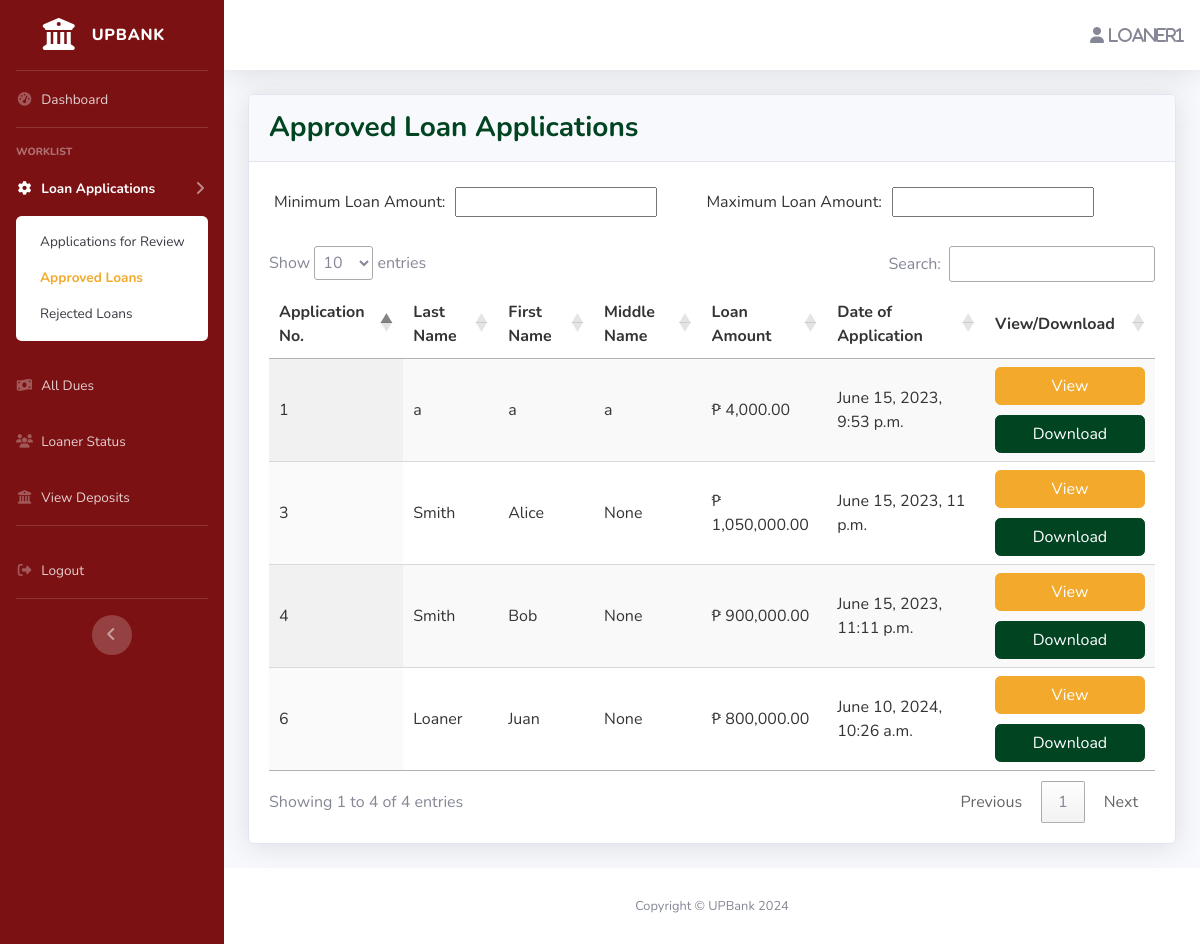
Screenshot of /bank-officer/approved (signed in) with the database file from the repository.
### loans_borrower/models.py (models this page shows, shortened)
class Loans(models.Model):
    STATUS = (
        ('For Review', 'For Review'),
        ('Approved', 'Approved'),
        ('Rejected', 'Rejected'),
    )
    CIV_STATUS = (
        ('Married', 'Married'),
        ('Separated', 'Separated'),
        ('Single', 'Single'),
        ('Widower', 'Widower'),
    )
    LEN_STAY = (
        ('Months', 'Months'),
        ('Years', 'Years'),
    )
    HOME_OWN = (
        ('Mortgage', 'Mortgage'),
        ('Rented', 'Rented'),
        ('Owned', 'Owned'),
        ('Used Free/Living with Parents/Relatives', 'Used Free/Living with Parents/Relatives'),
    )
    PHONE_TYPE = (
        ('Home', 'Home'),
        ('Mobile', 'Mobile'),
    )
    PRIME_INCOME = (
        ('Employment', 'Employment'),
        ('Business', 'Business'),
    )
    EMP_TYPE = (
        ('Local(Government)', 'Local(Government)'),
        ('Local(Private)', 'Local(Private)'),
        ('OFW Non-Immigrant(Government)', 'OFW Non-Immigrant(Government)'),
        ('OFW Non-Immigrant(Private)', 'OFW Non-Immigrant(Private)'),
    )
    LOAN_TAG = (
        ('Pending', 'Pending'),
        ('Delinquent', 'Delinquent'),
        ('In-Loan Default', 'In-Loan Default'),
        ('Completed', 'Completed'),
    )
    app_date = models.DateTimeField(null=True, blank=True)
    status = models.CharField(default='For Review',max_length=100, choices=STATUS, null=True)
    make = models.CharField(max_length=100, null=True, blank=False)
    model = models.CharField(max_length=100, null=True, blank=False)
    sell_price = models.DecimalField(max_digits=50, decimal_places=2, null=True, blank=False)
    dp_percent = models.PositiveIntegerField(null=True, blank=False)
    dp_amt = models.DecimalField(max_digits=50, decimal_places=2, null=True, blank=False)
    loan_amt = models.DecimalField(max_digits=50, decimal_places=2, null=True, blank=False)
    no_of_payments = models.IntegerField(null=True, blank=False)
    loan_bal = models.DecimalField(default=0,max_digits=50, decimal_places=2, null=True, blank=True)
    user = models.ForeignKey(User, on_delete=models.CASCADE, null=True, blank=True)
    first_name = models.CharField(max_length=100, null=True, blank=False)
    middle_name = models.CharField(max_length=100, null=True, blank=True)
    last_name = models.CharField(max_length=100, null=True, blank=False)
    birthdate = models.DateField(null=True, blank=False)
    civ_status = models.CharField(max_length=100, choices=CIV_STATUS, null=True, blank=False)
    unit_no = models.CharField(max_length=100, null=True, blank=False)
    condo_name = models.CharField(max_length=100, null=True, blank=True)
    street = models.CharField(max_length=100, null=True, blank=False)
    subdiv_brgy = models.CharField(max_length=100, null=True, blank=False)
    city = models.CharField(max_length=100, null=True, blank=False)
    municip_prov = models.CharField(max_length=100, null=True, blank=False)
    country = models.CharField(max_length=100, null=True, blank=False)
    len_stay = models.CharField(max_length=100, choices=LEN_STAY, null=True, blank=False)
    len_stay_num = models.IntegerField(null=True, blank=False)
    home_own = models.CharField(max_length=100, choices=HOME_OWN, null=True, blank=False)
    phone_type = models.CharField(max_length=100, choices=PHONE_TYPE, null=True, blank=False)
    home_num = models.CharField(max_length=100, null=True, blank=True)
    mobile_num = PhoneNumberField(max_length=100, null=True, blank=True)
    email_add = models.CharField(max_length=100, null=True, blank=False)
    prime_income = models.CharField(max_length=100, choices=PRIME_INCOME, null=True, blank=False)
    emp_type = models.CharField(max_length=100, choices=EMP_TYPE, null=True, blank=True)
    emp_name = models.CharField(max_length=100, null=True, blank=True)
    job_pos = models.CharField(max_length=100, null=True, blank=True)
    emp_tenure = models.CharField(max_length=100, choices=LEN_STAY, null=True, blank=True)
    emp_tenure_num = models.IntegerField(null=True, blank=True)
    emp_monthly_income = models.DecimalField(max_digits=50, decimal_places=2, null=True, blank=True)
    emp_work_no = models.CharField(max_length=100, null=True, blank=True)
    bsns_type = models.CharField(default="Self-Employed", max_length=100, null=True, blank=True)
    bsns_name = models.CharField(max_length=100, null=True, blank=True)
    bsns_tenure = models.CharField(max_length=100, choices=LEN_STAY, null=True, blank=True)
    bsns_tenure_num = models.IntegerField(null=True, blank=True)
    bsns_monthly_income = models.DecimalField(max_digits=50, decimal_places=2, null=True, blank=True)
    bsns_work_no = models.CharField(max_length=100, null=True, blank=True)
    bsns_unit_no = models.CharField(max_length=100, null=True, blank=True)
    bsns_condo_name = models.CharField(max_length=100, null=True, blank=True)
    bsns_street = models.CharField(max_length=100, null=True, blank=True)
    bsns_subdiv_brgy = models.CharField(max_length=100, null=True, blank=True)
    bsns_city = models.CharField(max_length=100, null=True, blank=True)
    bsns_municip_prov = models.CharField(max_length=100, null=True, blank=True)
    bsns_country = models.CharField(max_length=100, null=True, blank=True)
    loan_docs = models.FileField(upload_to='loan_docs/', null=True, blank=True)
    loan_tag = models.CharField(default='Pending', max_length=100, choices=LOAN_TAG, null=True, blank=True)

### bank_officer/views.py (the view)
# urls.py: path('approved', views.approved, name="approved"),
def approved (request):
    loans = Loans.objects.filter(status='Approved')
    data = {
        'loans' : loans,
    }
    return render(request, 'bank_officer/approved.html', data)

### bank_officer/templates/bank_officer/approved.html (shortened to what this page needs)
{% extends 'bank_officer/navbar.html' %}
{% load static %}
{% block content %}
{% load humanize %}
    <div class="card shadow mb-4">
        <div class="card-header py-3">
            <h3 class="m-0 font-weight-bold" style="color:#014421">Approved Loan Applications</h3>
        </div>
        <div class="card-body">
            <div class="table-responsive">
                <table border="0" cellspacing="5" cellpadding="5">
                <tbody><tr>
                    <td style="color: #343434">Minimum Loan Amount:</td>
                    <td ><input type="text" id="min" name="min" style="color: #343434"></td>
                    <td>&nbsp;&nbsp;&nbsp;&nbsp;&nbsp;&nbsp;&nbsp;</td>
                    <td style="color: #343434">Maximum Loan Amount:</td>
                    <td><input type="text" id="max" name="max" style="color: #343434"></td>
                </tr>
                </tbody></table> <br>
                <table id="example" class="display" style="width:100%">
                    <thead>
                        <tr>
                            <th>Application No.</th>
                            <th>Last Name</th>
                            <th>First Name</th>
                            <th>Middle Name</th>
                            <th>Loan Amount</th>
                            <th>Date of Application</th>
                            <th>View/Download</th>
                        </tr>
                    </thead>
                    <tbody>
                        {% for loan in loans %}
                            <tr onclick="window.location='{% url 'loan-app' loan.id %}'">
                                <td>{{loan.id}}</a></td>
                                <td>{{loan.last_name}}</td>
                                <td>{{loan.first_name}}</td>
                                <td>{{loan.middle_name}}</td>
                                <td>₱ {{loan.loan_amt|intcomma}}</td>
                                <td>{{loan.app_date}}</td>
                                <td>
                                    <div>
                                        <button id="submit_button" type="submit" class="btn btn-primary login-button button-width" style="background-color: #F3AA2C !important; border-color: #F3AA2C !important;">
                                        <a href="{% url 'loan-app' loan.id %}" style="color:white;">View</a></button>
                                    </div>
                                    <div style="padding-top: 10px;">
                                        <button id="submit_button" type="submit" class="btn btn-primary login-button button-width" style="background-color: #014421 !important; border-color: #014421 !important;">
                                        <a href="{% url 'generate-pdf' loan.id %}" style="color:white">Download</a></button>
                                    </div>
                                </td>
                            </tr>
                        {% endfor %}
                    </tbody>
                </table>
            </div>
        </div>
    </div>
{% endblock content %}

### bank_officer/templates/bank_officer/navbar.html (shortened to what this page needs)
{% load static %}
<!DOCTYPE html>
<html lang="en">
<head>
    <link rel="stylesheet" href="https://use.fontawesome.com/releases/v6.4.0/css/all.css">
    <link href="{% static 'vendor/fontawesome-free/css/all.min.css' %}" rel="stylesheet" type="text/css">
    <link href="{% static 'css/sb-admin-2.min.css' %}" rel="stylesheet">
    <link href="{% static 'vendor/datatables/dataTables.bootstrap4.min.css' %}" rel="stylesheet">
    <link rel="stylesheet" type="text/css" href="https://cdn.datatables.net/1.12.1/css/jquery.dataTables.min.css">
</head>
<body id="page-top">
    <div id="wrapper">
        <ul class="navbar-nav bg-gradient-primary sidebar sidebar-dark accordion" style="background:#7b1113" id="accordionSidebar">
            <a class="sidebar-brand d-flex align-items-center justify-content-center" href="#">
                <div class="sidebar-brand-icon"><i class="fa fa-building-columns"></i></div>
                <div class="sidebar-brand-text mx-3">UPBank</div>
            </a>
            <hr class="sidebar-divider my-0">
            <li class="nav-item {% if request.resolver_match.view_name == 'dashboard' %}active{% endif %}">
                <a class="nav-link" href="{% url 'dashboard' %}">
                    <i class="fas fa-fw fa-tachometer-alt"></i>
                    <span>Dashboard</span></a>
            </li>
            <hr class="sidebar-divider">
            <div class="sidebar-heading">
                Worklist
            </div>
            <li class="nav-item {% if request.resolver_match.view_name == 'review' or  request.resolver_match.view_name == 'approved' or request.resolver_match.view_name == 'rejected'%}active{% endif %}">
                <a class="nav-link collapsed" href="#" data-toggle="collapse" data-target="#collapseTwo"
                    aria-expanded="true" aria-controls="collapseTwo">
                    <i class="fas fa-fw fa-cog"></i>
                    <span>Loan Applications</span>
                </a>
                <div id="collapseTwo" class="collapse {% if request.resolver_match.view_name == 'review' or request.resolver_match.view_name == 'approved' or request.resolver_match.view_name == 'rejected'%}show{% endif %}" aria-labelledby="headingTwo" data-parent="#accordionSidebar">
                    <div class="bg-white py-2 collapse-inner rounded">
                        <a class="collapse-item {% if request.resolver_match.view_name == 'review' %}active{% endif %}" href="{% url 'review' %}">Applications for Review</a>
                        <a class="collapse-item {% if request.resolver_match.view_name == 'approved' %}active{% endif %}" href="{% url 'approved' %}">Approved Loans</a>
                        <a class="collapse-item {% if request.resolver_match.view_name == 'rejected' %}active{% endif %}" href="{% url 'rejected' %}">Rejected Loans</a>
                    </div>
                </div>
            </li>
            <li class="nav-item {% if request.resolver_match.view_name == 'all_dues' %}active{% endif %}">
                <a class="nav-link" href="{% url 'all_dues' %}">
                    <i class="fas fa-fw fa-money-bill-wave"></i>
                    <span>All Dues</span>
                </a>
            </li>
            <li class="nav-item {% if request.resolver_match.view_name == 'loaner-status' %}active{% endif %}">
                <a class="nav-link" href="{% url 'loaner-status' %}">
                    <i class="fas fa-fw fa-users"></i>
                    <span>Loaner Status</span>
                </a>
            </li>
            <li class="nav-item {% if request.resolver_match.view_name == 'view_deposit_applications' %}active{% endif %}">
                <a class="nav-link" href="{% url 'view_deposit_applications' %}">
                    <i class="fas fa-fw fa-university"></i>
                    <span>View Deposits</span>
                </a>
            </li>
            <hr class="sidebar-divider">
            <li class="nav-item">
                <a class="nav-link" href="{% url 'logout' %}">
                    <i class="fas fa-fw fa-sign-out-alt"></i>
                    <span>Logout</span></a>
            </li>
            <hr class="sidebar-divider d-none d-md-block">
            <div class="text-center d-none d-md-inline">
                <button class="rounded-circle border-0" id="sidebarToggle"></button>
            </div>
        </ul>
        <div id="content-wrapper" class="d-flex flex-column">
            <div id="content">
                <nav class="navbar navbar-expand navbar-light bg-white topbar mb-4 static-top shadow">
                    <ul class="navbar-nav ml-auto">
                        <i class="fa-solid fa-user"> {{user.username}}</i>
                    </ul>
                </nav>
                <div class="container-fluid">
                    {% block content %}
                    {% endblock content %}
                </div>
            </div>
            <footer class="sticky-footer bg-white">
                <div class="container my-auto">
                    <div class="copyright text-center my-auto">
                        <span>Copyright &copy; UPBank 2024</span>
                    </div>
                </div>
            </footer>
        </div>
    </div>
</body>
</html>

### bank_officer/templates/bank_officer/navbar.html (style rules this page uses)
#accordionSidebar .collapse-item.active { color: #F3AA2C !important; background-color: transparent !important; }

### bank_officer/templates/bank_officer/approved.html (style rules this page uses)
.table-responsive table { color: #343434; }
.table-responsive input[type="text"] { color: #343434; }
.button-width { width: 150px; }

### rows the page displays
Loans: id "1", last_name "a", first_name "a", middle_name "a", loan_amt "4,000.00", app_date "June 15, 2023, 9:53 p.m."
Loans: id "3", last_name "Smith", first_name "Alice", middle_name "None", loan_amt "1,050,000.00", app_date "June 15, 2023, 11 p.m."
Loans: id "4", last_name "Smith", first_name "Bob", middle_name "None", loan_amt "900,000.00", app_date "June 15, 2023, 11:11 p.m."
Loans: id "6", last_name "Loaner", first_name "Juan", middle_name "None", loan_amt "800,000.00", app_date "June 10, 2024, 10:26 a.m."

### other values shown
{{ user.username }} "loaner1"
